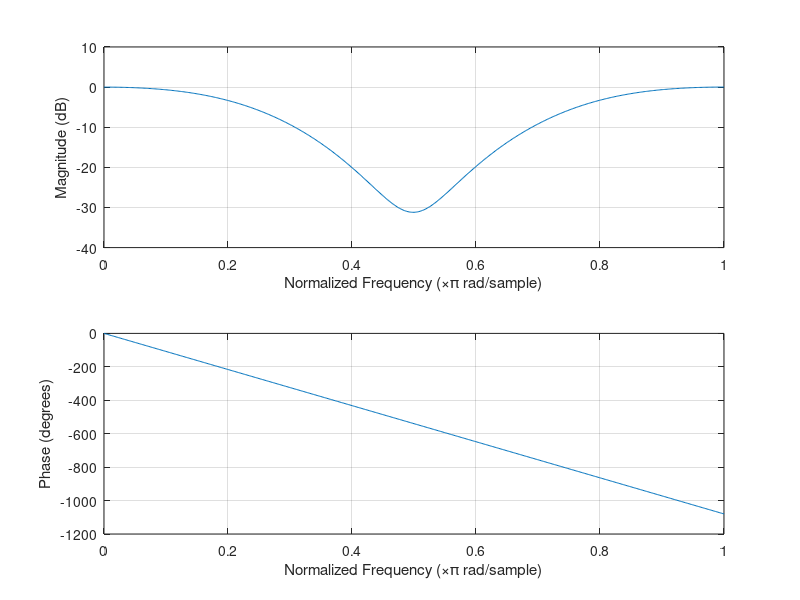

MATLAB code for this plot:
%firExamples
clc; clear; close all;
%initial parameters
n = 12;
f = 6000;
Fs = 48000;
nyq = Fs/2;
Wn = f/nyq;

%lowpass
h_lpf = fir1(n,Wn);

%highpass
h_hpf = fir1(n,Wn,'high');

%declare new variables for BP and BS
f2 = 18000;
Wn2 = f2/nyq;

%bandpass
h_bpf = fir1(n,[Wn Wn2]);

%band-stop (like notch)
h_bsf = fir1(n,[Wn Wn2],'stop');

freqz(h_bsf);